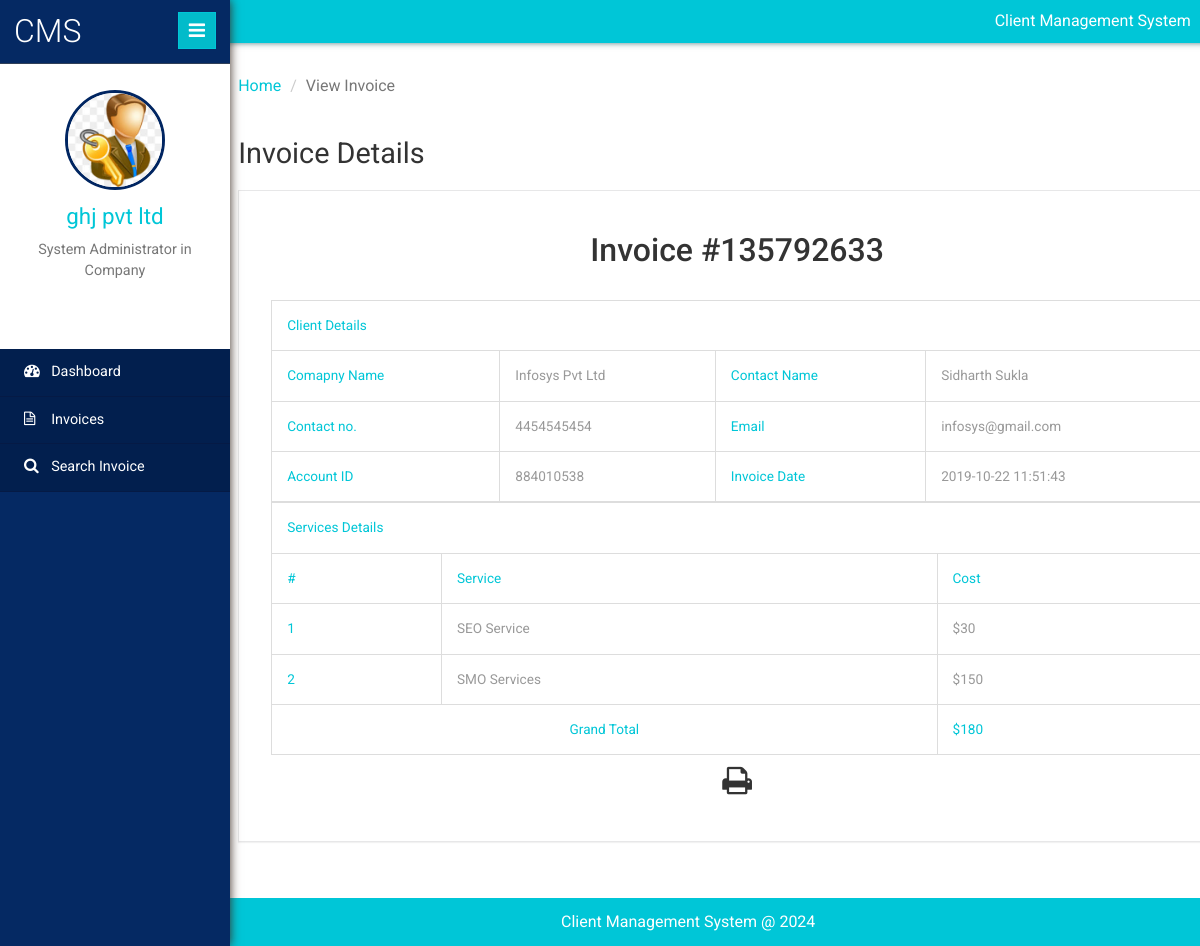
The app's page /client/view-invoice.php?invoiceid=135792633 (signed in) with its own data.
### tables this page shows
CREATE TABLE `tblclient` (
  `ID` int(10) NOT NULL,
  `AccountID` int(10) DEFAULT NULL,
  `AccountType` varchar(50) DEFAULT NULL,
  `ContactName` varchar(120) DEFAULT NULL,
  `CompanyName` varchar(120) DEFAULT NULL,
  `Address` varchar(200) DEFAULT NULL,
  `City` varchar(120) DEFAULT NULL,
  `State` varchar(120) DEFAULT NULL,
  `ZipCode` int(10) DEFAULT NULL,
  `Workphnumber` bigint(10) DEFAULT NULL,
  `Cellphnumber` bigint(10) DEFAULT NULL,
  `Otherphnumber` bigint(10) DEFAULT NULL,
  `Email` varchar(200) DEFAULT NULL,
  `WebsiteAddress` varchar(200) DEFAULT NULL,
  `Notes` mediumtext DEFAULT NULL,
  `Password` varchar(200) NOT NULL,
  `CreationDate` timestamp NULL DEFAULT current_timestamp()
);

CREATE TABLE `tblservices` (
  `ID` int(10) NOT NULL,
  `ServiceName` varchar(200) DEFAULT NULL,
  `ServicePrice` varchar(200) DEFAULT NULL,
  `CreationDate` timestamp NULL DEFAULT current_timestamp()
);

### client/view-invoice.php (the view, shortened to what this page needs)
<?php
include('includes/dbconnection.php');
if (strlen($_SESSION['clientmsuid']==0)) {
  header('location:logout.php');
  } else{
  	?>
<!DOCTYPE HTML>
<html>
<head>
	<link href="css/bootstrap.min.css" rel='stylesheet' type='text/css' />
	<link href="css/style.css" rel='stylesheet' type='text/css' />
	<link href="css/font-awesome.css" rel="stylesheet">
	<link rel="stylesheet" href="css/icon-font.min.css" type='text/css' />
</head>
<body>
	<div class="page-container">
		<div class="left-content">
			<div class="inner-content">
				<?php include_once('includes/header.php');?>
				<div class="outter-wp">
					<div class="sub-heard-part">
						<ol class="breadcrumb m-b-0">
							<li><a href="dashboard.php">Home</a></li>
							<li class="active">View Invoice</li>
						</ol>
					</div>
		<div class="graph-visual tables-main" id="exampl">
						<h3 class="inner-tittle two">Invoice Details </h3>
<?php
$invid=intval($_GET['invoiceid']);
$sql="select distinct tblclient.ContactName,tblclient.CompanyName,tblclient.Workphnumber,tblclient.Email,tblclient.AccountID,tblinvoice.BillingId,tblinvoice.PostingDate from  tblclient
	join tblinvoice on tblclient.ID=tblinvoice.Userid  where tblinvoice.BillingId=:invid";
$query = $dbh -> prepare($sql);
$query->bindParam(':invid',$invid,PDO::PARAM_STR);
$query->execute();
$results=$query->fetchAll(PDO::FETCH_OBJ);
$cnt=1;
if($query->rowCount() > 0)
{
foreach($results as $row)
{               ?>
						<div class="graph">
							<div class="tables">
								<h4>Invoice #<?php echo $invid;?></h4>
													<table class="table table-bordered" width="100%" border="1">
<tr>
<th colspan="8">Client Details</th>
</tr>
							 <tr>
								<th>Comapny Name</th>
								<td><?php  echo htmlentities($row->CompanyName);?></td>
								<th>Contact Name</th>
								<td><?php  echo htmlentities($row->ContactName);?></td> </tr>
								<tr>
								<th>Contact no.</th>
								<td><?php  echo htmlentities($row->Workphnumber);?></td>
								<th>Email </th>
								<td><?php  echo htmlentities($row->Email);?></td>
							</tr>
							 <tr>
								<th>Account ID</th>
								<td><?php echo htmlentities($row->AccountID);?></td>
								<th>Invoice Date</th>
								<td colspan="6"><?php echo  htmlentities($row->PostingDate);?></td>
							</tr>
<?php $cnt=$cnt+1;}} ?>
</table>
<table class="table table-bordered" width="100%" border="1">
<tr>
<th colspan="3">Services Details</th>
</tr>
<tr>
<th>#</th>
<th>Service</th>
<th>Cost</th>
</tr>
<?php
$ret="select tblservices.ServiceName,tblservices.ServicePrice
	from  tblinvoice
	join tblservices on tblservices.ID=tblinvoice.ServiceId
	where tblinvoice.BillingId=:invid";
$query1 = $dbh -> prepare($ret);
$query1->bindParam(':invid',$invid,PDO::PARAM_STR);
$query1->execute();
$results=$query1->fetchAll(PDO::FETCH_OBJ);
$cnt=1;
if($query1->rowCount() > 0)
{
foreach($results as $row1)
{               ?>
<tr>
<th><?php echo $cnt;?></th>
<td><?php echo $row1->ServiceName?></td>
<td><?php echo "$".$subtotal=$row1->ServicePrice?></td>
</tr>
<?php
$gtotal+=$subtotal;
$cnt=$cnt+1;}
} ?>
<tr>
<th colspan="2" style="text-align:center">Grand Total</th>
<th><?php echo "$".$gtotal?></th>
</tr>
</table>
<p style="margin-top:1%"  align="center">
  <i class="fa fa-print fa-2x" style="cursor: pointer;"  OnClick="CallPrint(this.value)" ></i>
</p>
							</div>
						</div>
					</div>
				</div>
				<?php include_once('includes/footer.php');?>
			</div>
		</div>
		<?php include_once('includes/sidebar.php');?>
	</div>
</body>
</html>
<?php }  ?>

### client/includes/sidebar.php (shortened to what this page needs)
 <div class="sidebar-menu">
    <header class="logo">
        <a href="#" class="sidebar-icon"> <span class="fa fa-bars"></span> </a> <a href="dashboard.php"> <span id="logo"> <h1>CMS</h1></span>
        </a>
    </header>
    <div class="down">
    <?php
$uid=$_SESSION['clientmsuid'];
$sql="SELECT CompanyName from  tblclient where ID=:uid";
$query = $dbh -> prepare($sql);
$query->bindParam(':uid',$uid,PDO::PARAM_STR);
$query->execute();
$results=$query->fetchAll(PDO::FETCH_OBJ);
$cnt=1;
if($query->rowCount() > 0)
{
foreach($results as $row)
{               ?>
        <a href="dashboard.php"><img src="images/admin10.jpg" height="100" width="100"></a>
        <a href="dashboard.php"><span class=" name-caret"><?php  echo $row->CompanyName;?></span></a>
        <?php $cnt=$cnt+1;}} ?>
        <p>System Administrator in Company</p>
        <ul>
            <li><a class="tooltips" href="client-profile.php"><span>Profile</span><i class="lnr lnr-user"></i></a></li>
            <li><a class="tooltips" href="change-password.php"><span>Settings</span><i class="lnr lnr-cog"></i></a></li>
            <li><a class="tooltips" href="logout.php"><span>Log out</span><i class="lnr lnr-power-switch"></i></a></li>
        </ul>
    </div>
    <div class="menu">
        <ul id="menu" >
            <li><a href="dashboard.php"><i class="fa fa-tachometer"></i> <span>Dashboard</span></a></li>
            <li><a href="invoices.php"><i class="fa fa-file-text-o"></i> <span>Invoices</span></a></li>
            <li><a href="search-invoices.php"><i class="fa fa-search"></i> <span>Search Invoice</span></a></li>
        </ul>
    </div>
</div>

### records on screen
tblclient: CompanyName "Infosys Pvt Ltd", ContactName "Sidharth Sukla", Workphnumber "4454545454", Email "infosys@gmail.com", AccountID "884010538", PostingDate "2019-10-22 11:51:43"
tblservices: ServiceName "SEO Service", ServicePrice "30"
tblservices: ServiceName "SMO Services", ServicePrice "150"
tblclient: CompanyName "ghj pvt ltd"

### other values on screen
$gtotal "180"
